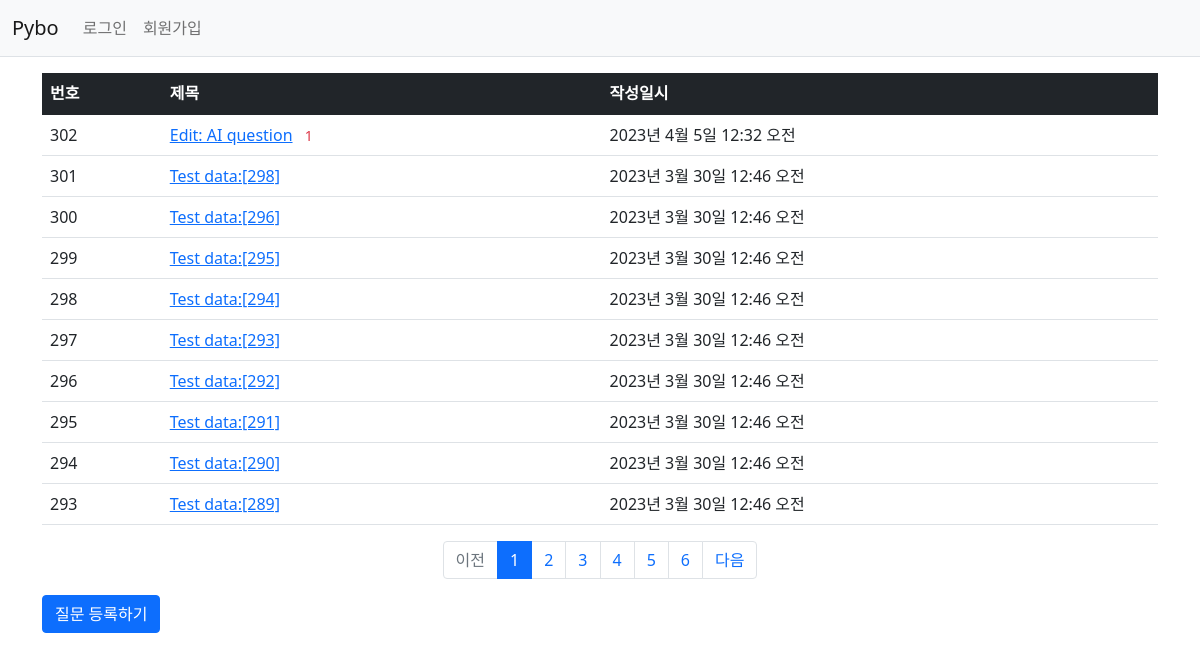
Screenshot of /pybo/ with the database file from the repository.
### pybo/models.py (models this page shows, shortened)
class Question(models.Model):
    author = models.ForeignKey(User, on_delete=models.CASCADE, related_name='author_question')  # question author
    subject = models.CharField(max_length=200)
    content = models.TextField()
    create_date = models.DateTimeField()
    modify_date = models.DateTimeField(null=True, blank=True)   # modified date
    voter = models.ManyToManyField(User, related_name='voter_question')    # 질문 추천인 추가. ManyToManyField = DB N:N relation

### pybo/views/base_views.py (the view)
# urls.py: path('', base_views.index, name='index'),    # '/'에 해당되는 path. 즉 http://localhost:8080/
def index(request):
    page = request.GET.get('page', '1')  # 페이지. # GET방식으로 호출된 url에서 page값을 가져올 때 사용됨
    question_list = Question.objects.order_by('-create_date')
    paginator = Paginator(question_list, 10)  # 페이지당 10개씩 보여주기
    page_obj = paginator.get_page(page)
    context = {'question_list': page_obj}   # question_list는 페이징 객체(page_obj)
    return render(request, 'pybo/question_list.html', context)

### pybo/templatetags/pybo_filter.py (called while the page is built)
@register.filter
def sub(value, arg):
    return value - arg

### templates/pybo/question_list.html
{%  extends 'base.html' %}
{% load pybo_filter %}
{% block content %}
<div class="container my-3">
    <table class="table">
        <thead>
        <tr class="table-dark">
            <th>번호</th>
            <th>제목</th>
            <th>작성일시</th>
        </tr>
        </thead>
        <tbody>
        {% if question_list %}
        {% for question in question_list %}
        <tr>
            <td>
                {{ question_list.paginator.count|sub:question_list.start_index|sub:forloop.counter0|add:1 }}
            </td>
            <td>
                <a href="{% url 'pybo:detail' question.id %}">{{ question.subject }}</a>
                {% if question.answer_set.count > 0 %}
                    <span class="text-danger small mx-2">{{ question.answer_set.count }}</span>
                {% endif %}
            </td>
            <td>{{ question.create_date }}</td>
        </tr>
        {% endfor %}
        {% else %}
        <tr>
            <td colspan="3">질문이 없습니다.</td>
        </tr>
        {% endif %}
        </tbody>
    </table>
    <ul class="pagination justify-content-center">
        {% if question_list.has_previous %}
        <li class="page-item">
            <a class="page-link" href="?page={{ question_list.previous_page_number }}">이전</a>
        </li>
        {% else %}
        <li class="page-item disabled">
            <a class="page-link" tabindex="-1" aria-disabled="true" href="#">이전</a>
        </li>
        {% endif %}
        {% for page_number in question_list.paginator.page_range %}
        {% if page_number >= question_list.number|add:-5 and page_number <= question_list.number|add:5 %}
        {% if page_number == question_list.number %}
        <li class="page-item active" aria-current="page">
            <a class="page-link" href="?page={{ page_number }}">{{ page_number }}</a>
        </li>
        {% else %}
        <li class="page-item">
            <a class="page-link" href="?page={{ page_number }}">{{ page_number }}</a>
        </li>
        {% endif %}
        {% endif %}
        {% endfor %}
        {% if question_list.has_next %}
        <li class="page-item">
            <a class="page-link" href="?page={{ question_list.next_page_number }}">다음</a>
        </li>
        {% else %}
        <li class="page-item disabled">
            <a class="page-link" tabindex="-1" aria-disabled="true" href="#">다음</a>
        </li>
        {% endif %}
    </ul>
    <a href="{% url 'pybo:question_create' %}" class="btn btn-primary">질문 등록하기</a>
</div>
{% endblock %}

### rows the page displays
Question: paginator.count|sub "302", subject "Edit: AI question", answer_set.count "1", create_date "2023년 4월 5일 12:32 오전"
Question: paginator.count|sub "301", subject "Test data:[298]", create_date "2023년 3월 30일 12:46 오전"
Question: paginator.count|sub "300", subject "Test data:[296]", create_date "2023년 3월 30일 12:46 오전"
Question: paginator.count|sub "299", subject "Test data:[295]", create_date "2023년 3월 30일 12:46 오전"
Question: paginator.count|sub "298", subject "Test data:[294]", create_date "2023년 3월 30일 12:46 오전"
Question: paginator.count|sub "297", subject "Test data:[293]", create_date "2023년 3월 30일 12:46 오전"
Question: paginator.count|sub "296", subject "Test data:[292]", create_date "2023년 3월 30일 12:46 오전"
Question: paginator.count|sub "295", subject "Test data:[291]", create_date "2023년 3월 30일 12:46 오전"
Question: paginator.count|sub "294", subject "Test data:[290]", create_date "2023년 3월 30일 12:46 오전"
Question: paginator.count|sub "293", subject "Test data:[289]", create_date "2023년 3월 30일 12:46 오전"

### other values shown
{{ page_number }} "1"
{{ page_number }} "2" "3" "4" "5" "6"
